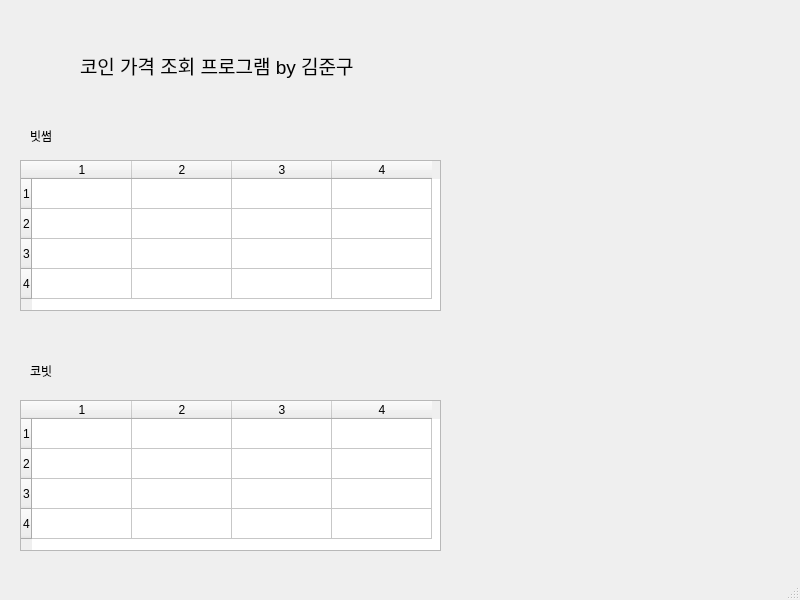
<?xml version="1.0" encoding="UTF-8"?>
<ui version="4.0">
 <class>MainWindow</class>
 <widget class="QMainWindow" name="MainWindow">
  <property name="geometry">
   <rect>
    <x>0</x>
    <y>0</y>
    <width>800</width>
    <height>600</height>
   </rect>
  </property>
  <property name="windowTitle">
   <string>코인 가격 조회 프로그램</string>
  </property>
  <widget class="QWidget" name="centralwidget">
   <widget class="QLabel" name="label">
    <property name="geometry">
     <rect>
      <x>80</x>
      <y>30</y>
      <width>321</width>
      <height>71</height>
     </rect>
    </property>
    <property name="font">
     <font>
      <pointsize>14</pointsize>
     </font>
    </property>
    <property name="text">
     <string>코인 가격 조회 프로그램 by 김준구</string>
    </property>
   </widget>
   <widget class="QTableWidget" name="tableWidget">
    <property name="geometry">
     <rect>
      <x>20</x>
      <y>160</y>
      <width>421</width>
      <height>151</height>
     </rect>
    </property>
    <property name="rowCount">
     <number>4</number>
    </property>
    <property name="columnCount">
     <number>4</number>
    </property>
    <row/>
    <row/>
    <row/>
    <row/>
    <column/>
    <column/>
    <column/>
    <column/>
   </widget>
   <widget class="QTableWidget" name="tableWidget_2">
    <property name="geometry">
     <rect>
      <x>20</x>
      <y>400</y>
      <width>421</width>
      <height>151</height>
     </rect>
    </property>
    <property name="rowCount">
     <number>4</number>
    </property>
    <property name="columnCount">
     <number>4</number>
    </property>
    <row/>
    <row/>
    <row/>
    <row/>
    <column/>
    <column/>
    <column/>
    <column/>
   </widget>
   <widget class="QLabel" name="label_2">
    <property name="geometry">
     <rect>
      <x>30</x>
      <y>120</y>
      <width>71</width>
      <height>31</height>
     </rect>
    </property>
    <property name="text">
     <string>빗썸</string>
    </property>
   </widget>
   <widget class="QLabel" name="label_3">
    <property name="geometry">
     <rect>
      <x>30</x>
      <y>350</y>
      <width>101</width>
      <height>41</height>
     </rect>
    </property>
    <property name="text">
     <string>코빗</string>
    </property>
   </widget>
  </widget>
  <widget class="QMenuBar" name="menubar">
   <property name="geometry">
    <rect>
     <x>0</x>
     <y>0</y>
     <width>800</width>
     <height>21</height>
    </rect>
   </property>
  </widget>
  <widget class="QStatusBar" name="statusbar"/>
 </widget>
 <resources/>
 <connections/>
</ui>
